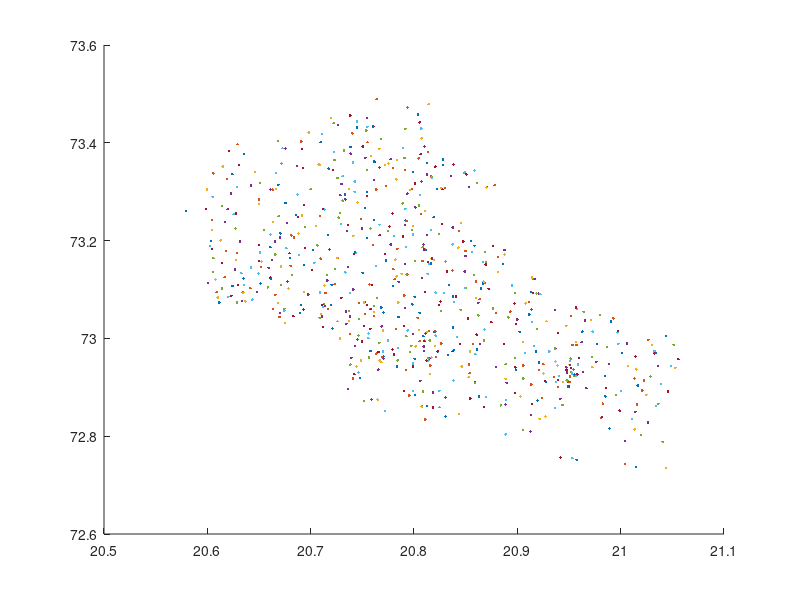

MATLAB code to generate this figure:
% Converts csv into mat data file
clc; clear all;
raw = csvread("school.csv");
S = raw(:,1)(2:end);
X = raw(:,7)(2:end);
Y = raw(:,8)(2:end);
Z = raw(:,6)(2:end);
SS = []; XX = []; YY = []; ZZ = [];
hold on
k = 0;
for i = 1:size(X)
  if(X(i)<30)
    plot(X(i),Y(i))
    SS = [SS;S(i)];
    XX = [XX;X(i)];
    YY = [YY;Y(i)];
    ZZ = [ZZ;Z(i)]
    k = k+1;
  else
    %fprintf('%f %f %d\n', X(i), Y(i), k);
  end
end
data = [XX YY ZZ SS];
save('location.mat','data')
